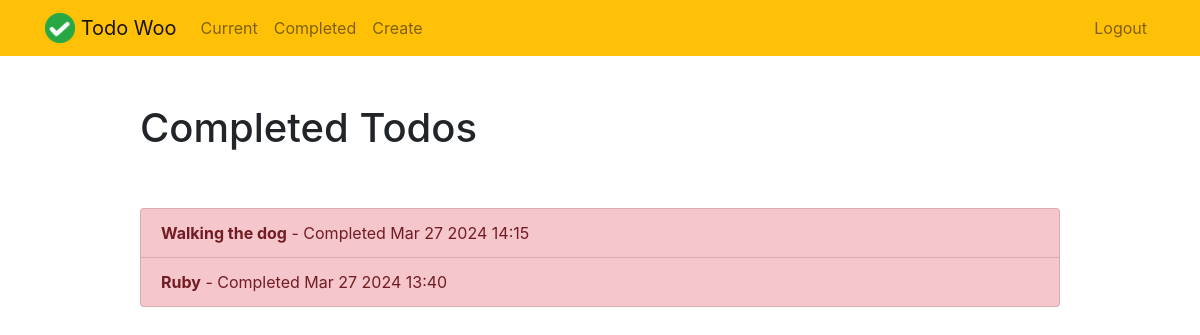
The app's page /completed/ (signed in), older data.
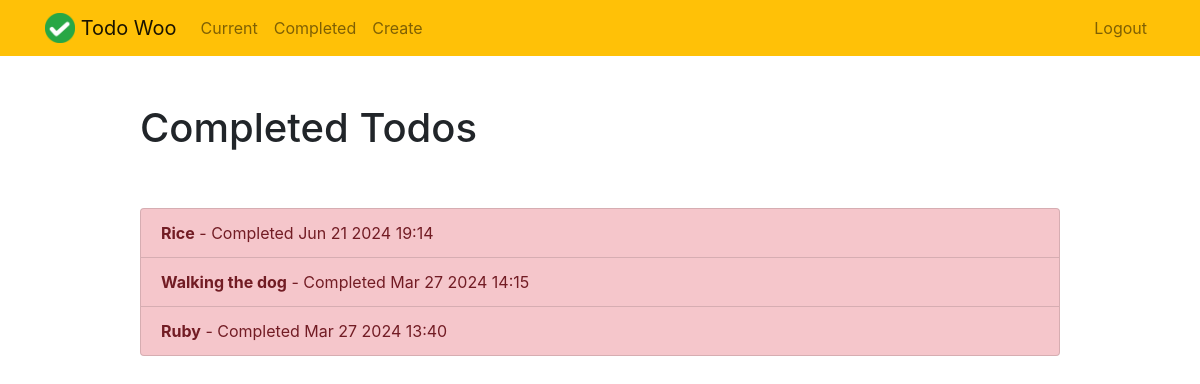
The same page, newer data.
### todo/models.py (models this page shows, shortened)
class Todo(models.Model):
    title = models.CharField(max_length=100)
    memo = models.TextField(blank=True)
    created = models.DateTimeField(auto_now_add=True)
    datecompleted = models.DateTimeField(null=True, blank=True)
    important = models.BooleanField(default=False)
    user = models.ForeignKey(User, on_delete=models.CASCADE)

### todo/views.py (the view)
# urls.py: path('completed/', views.completedtodos, name='completedtodos')
@login_required
def completedtodos(request):
    todos = Todo.objects.filter(user=request.user, datecompleted__isnull=False).order_by('-datecompleted')
    return render(request, 'todo/completedtodos.html', {'todos': todos})

### todo/templates/todo/completedtodos.html
{% extends "todo/base.html" %}
{% block content %}
    <div class="row justify-content-center mt-5">
        <div class="col-md-10">
            <h1>Completed Todos</h1>
        </div>
    </div>
    <div class="row justify-content-center mt-5">
        <div class="col-md-10">
            <div class="list-group">
                {% for todo in todos %}
                    <a href="{% url 'todo' todo.id %}" class="list-group-item list-group-item-action{% if todo.important %} list-group-item-danger{% endif %}"><b>{{ todo.title }}</b> - Completed {{ todo.datecompleted|date:'M j Y H:i' }}</a>
                {% endfor %}
            </div>
        </div>
    </div>
{% endblock %}

### todo/templates/todo/base.html (shortened to what this page needs)
{% load static %}
<!doctype html>
<html lang="en">
<head>
    <link rel="stylesheet" href="https://stackpath.bootstrapcdn.com/bootstrap/4.4.1/css/bootstrap.min.css">
</head>
<body>
<nav class="navbar navbar-expand-md navbar-light bg-warning">
<div class="container">
    <a class="navbar-brand" href="{% url 'home' %}">
         <img src="{% static 'todo/logo.png' %}" width="30" height="30" class="d-inline-block align-top">
        <span>Todo Woo</span>
    </a>
    <div class="collapse navbar-collapse" id="navbarNav">
    {% if user.is_authenticated %}
        <ul class="navbar-nav mr-auto">
                <li class="nav-item {{ current }}">
                    <a class="nav-link" href="{% url 'currenttodos' %}">Current</a>
                </li>
                <li class="nav-item {{ completed }}">
                    <a class="nav-link" href="{% url 'completedtodos' %}">Completed</a>
                </li>
                <li class="nav-item {{ create }}">
                    <a class="nav-link" href="{% url 'createtodo' %}">Create</a>
                </li>
        </ul>
    {% endif %}
    <ul class="navbar-nav ml-auto">
            {% if user.is_authenticated %}
                <li class="nav-item">
                    <a href="#" onclick="$('#signOutBtn').click()" class="nav-link">Logout</a>
                </li>
            {% endif %}
        </ul>
    </div>
</div>
</nav>
<div class="container">
{% block content %}{% endblock %}
</div>
</body>
</html>

Row changes from the older to the newer data that the page shows:
added Todo: title "Rice", datecompleted "Jun 21 2024 19:14"
